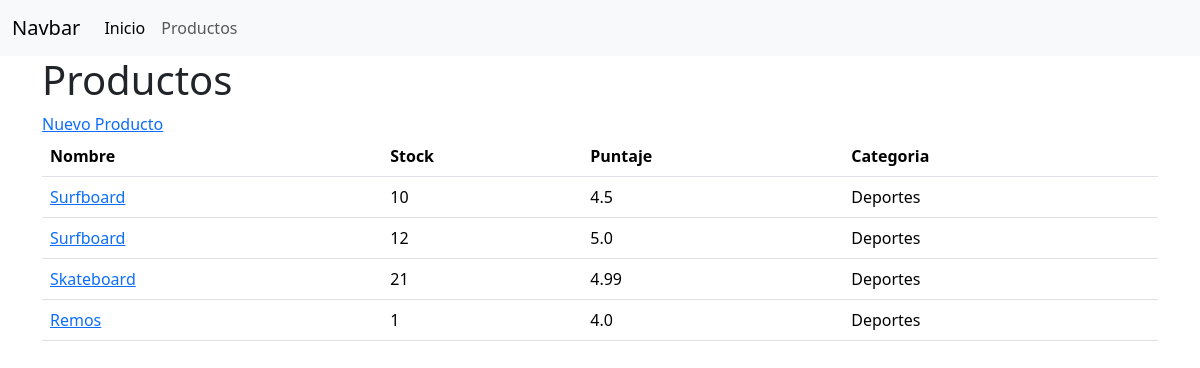
/productos/, run on the app's committed database.
### productos/models.py (models this page shows, shortened)
class Producto(models.Model):
    nombre = models.CharField(max_length=255)
    stock = models.IntegerField()
    puntaje = models.FloatField()
    categoria = models.ForeignKey(Categoria, on_delete=models.CASCADE)
    creado_en = models.DateTimeField(default=timezone.now)

class Categoria(models.Model):
    nombre = models.CharField(max_length=255)
    def __str__(self):
        return self.nombre

### productos/views.py (the view)
# urls.py: path('', views.index, name="index"),
def index(request):
    productos = Producto.objects.all()
    return render(
        request,
        'index.html',
        context={'productos': productos}
    )

### productos/templates/index.html
{% extends 'base.html' %}
{% block content %}
<h1>Productos</h1>
<a href="{% url 'productos:formulario' %}">Nuevo Producto</a>
<table class="table">
    <thead>
        <tr>
            <th>Nombre</th>
            <th>Stock</th>
            <th>Puntaje</th>
            <th>Categoria</th>
        </tr>
    </thead>
    <tbody>
        {% for producto in productos %}
        <tr>
            <td>
                <a href="{% url 'productos:detalle' producto.id %}">
                    {{ producto.nombre }}
                </a>
            </td>
            <td>{{ producto.stock }}</td>
            <td>{{ producto.puntaje }}</td>
            <td>{{ producto.categoria }}</td>
        </tr>
        {% endfor %}
    </tbody>
</table>
{% endblock %}

### templates/base.html (shortened to what this page needs)
<!DOCTYPE html>
<html lang="en">
<head>
    <link href="https://cdn.jsdelivr.net/npm/bootstrap@5.3.1/dist/css/bootstrap.min.css" rel="stylesheet"
>
</head>
<body>
    <nav class="navbar navbar-expand-lg bg-body-tertiary">
        <div class="container-fluid">
          <a class="navbar-brand" href="#">Navbar</a>
          <div class="collapse navbar-collapse" id="navbarNav">
            <ul class="navbar-nav">
              <li class="nav-item">
                <a class="nav-link active" aria-current="page" href="{% url 'inicio' %}">Inicio</a>
              </li>
              <li class="nav-item">
                <a class="nav-link" href="{% url 'productos:index' %}">Productos</a>
              </li>
            </ul>
          </div>
        </div>
      </nav>
    <div class="container">
        {% block content %}
        {% endblock %}
    </div>
</body>
</html>

### data on the page
Producto: nombre "Surfboard", stock "10", puntaje "4.5", categoria "Deportes"
Producto: nombre "Surfboard", stock "12", puntaje "5.0", categoria "Deportes"
Producto: nombre "Skateboard", stock "21", puntaje "4.99", categoria "Deportes"
Producto: nombre "Remos", stock "1", puntaje "4.0", categoria "Deportes"
